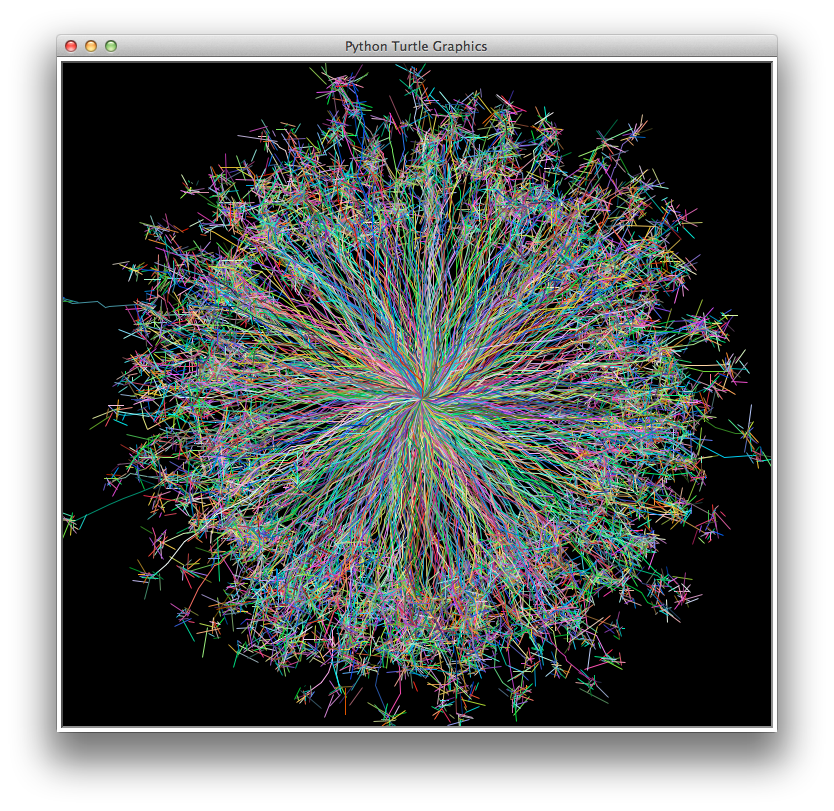

Write Python code to recreate this figure.
import turtle
import random

# Draws a burst of wobbly rays with multicolored scribbles on the ends

turtle.tracer(0, 0)
wn = turtle.Screen()
wn.colormode(255)
turtle.bgcolor("black")
alex = turtle.Turtle()
alex.speed(10)
alex.goto(0,0)
alex.pensize(0)
alex.ht()
for i in range(1000):
    alex.goto(0,0)
    alex.seth(random.uniform(0,360))
    h = alex.heading()
    alex.color(random.randrange(256),random.randrange(256),random.randrange(256))
    for j in range(20):
        alex.down()
        alex.forward(abs(round(random.gauss(0,15),0)))
        alex.seth(h + random.uniform(0,60))
        x = alex.xcor()
        y = alex.ycor()
    for k in range(13):
        alex.up()
        s = round(random.gauss(0,5), 0)
        t = round(random.gauss(0,5), 0)
        alex.color(random.randrange(256),random.randrange(256),random.randrange(256))
        alex.pensize(0)
        alex.goto(x + s, y + t)
        alex.down()
        u = round(random.gauss(0,10), 0)
        v = round(random.gauss(0,10), 0)
        alex.color(random.randrange(256),random.randrange(256),random.randrange(256))
        alex.pensize(0)
        alex.goto(x + u, y + v)
    alex.up()
turtle.update()
wn.exitonclick()
